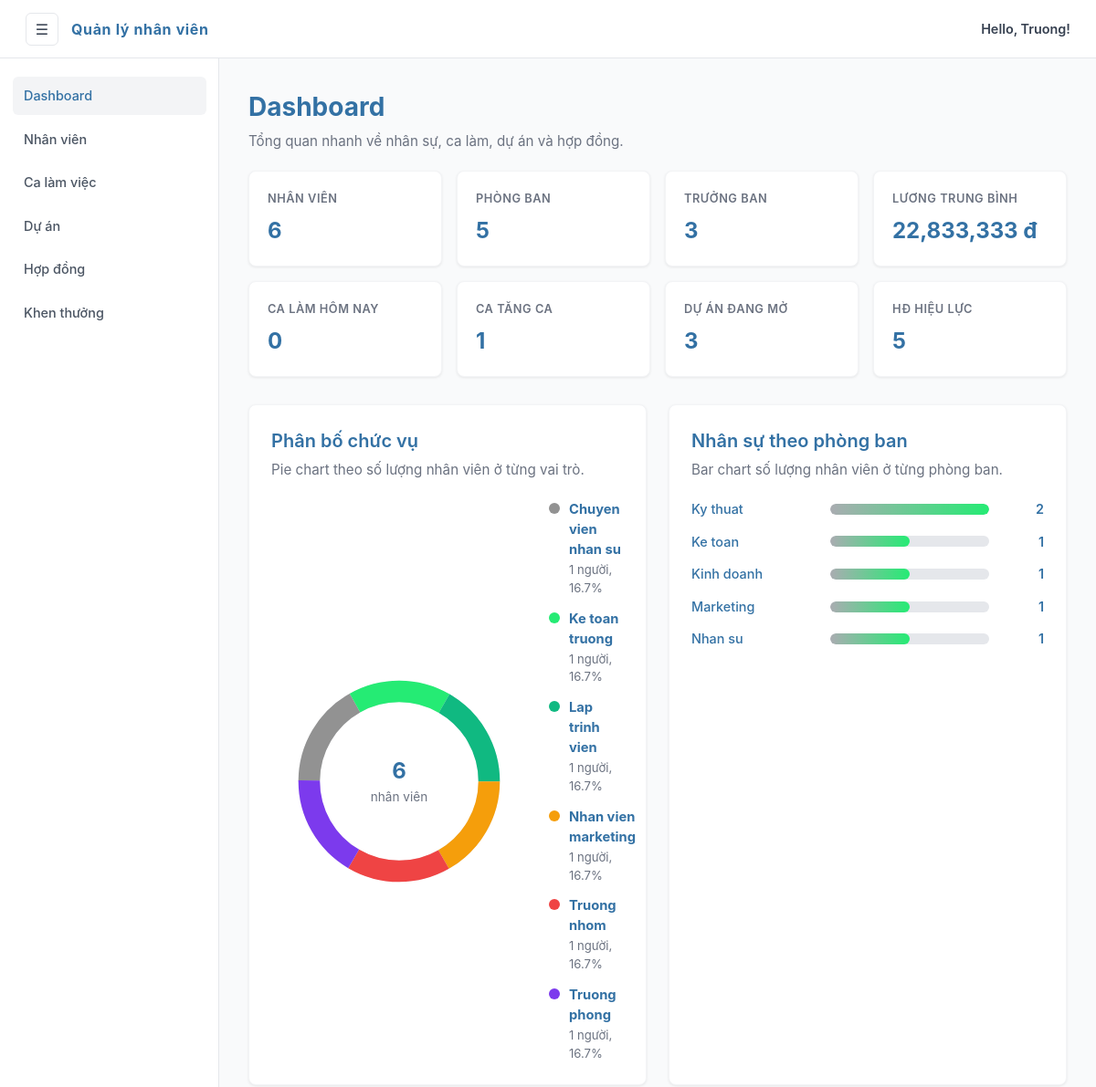
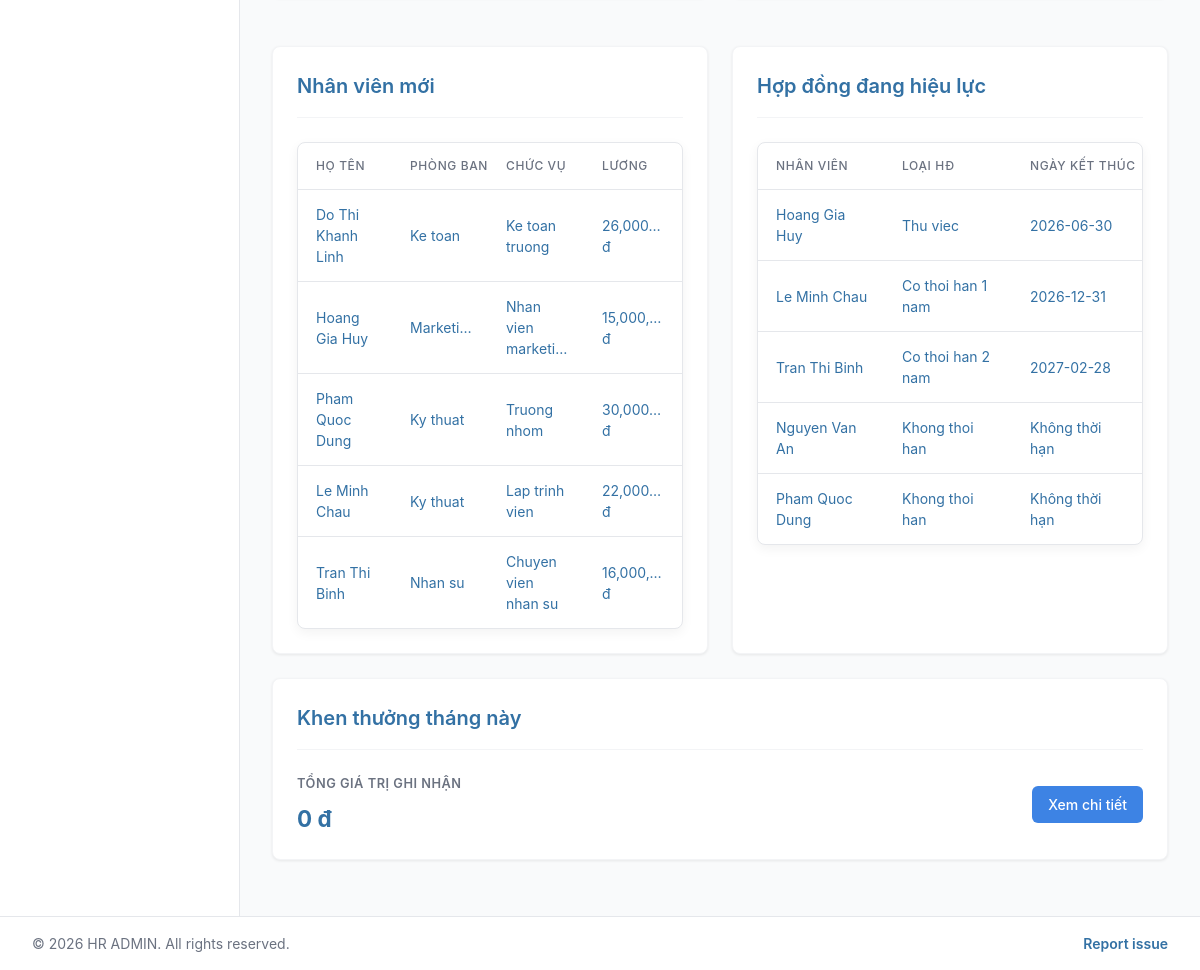
/php-web/index.php, run on the app's committed database (2 pictures, top to bottom).
### tables this page shows
CREATE TABLE IF NOT EXISTS Nhan_vien (
    id INT AUTO_INCREMENT PRIMARY KEY,
    ten VARCHAR(255) NOT NULL,
    sdt VARCHAR(15),
    email VARCHAR(255),
    dia_chi TEXT,
    ngay_sinh DATE,
    gioi_tinh VARCHAR(10),
    phong_ban VARCHAR(100),
    chuc_vu VARCHAR(100),
    truong_ban BOOLEAN DEFAULT FALSE,
    luong DECIMAL(15, 2)
);

### php-web/index.php (the view, shortened to what this page needs)
<?php
require_once __DIR__ . '/includes/database_initializer.php';
function connect_database()
{
  global $db_host, $db_username, $db_password, $db_name;
  return @new mysqli($db_host, $db_username, $db_password, $db_name);
}
function dashboard_value($mysqli, $sql, $default = 0)
{
  $result = $mysqli->query($sql);
  $row = $result->fetch_row();
  return $row ? $row[0] : $default;
}
function dashboard_distribution($mysqli, $sql)
{
  $result = $mysqli->query($sql);
  $items = [];
  while ($row = $result->fetch_assoc()) {
    $items[] = [
      'label' => $row['label'],
      'value' => (int) $row['total'],
    ];
  }
  return $items;
}
function dashboard_total($items)
{
  return array_sum(array_column($items, 'value'));
}
function dashboard_pie_segments($items)
{
  $total = dashboard_total($items);
  $palette = ['#929292ff', '#25eb74ff', '#10b981', '#f59e0b', '#ef4444', '#7c3aed', '#14b8a6', '#f97316'];
  $segments = [];
  $offset = 25;
  foreach ($items as $index => $item) {
    $size = round(($item['value'] / $total) * 100, 2);
    $segments[] = [
      'label' => $item['label'],
      'value' => $item['value'],
      'percent' => round(($item['value'] / $total) * 100, 1),
      'color' => $palette[$index % count($palette)],
      'size' => $size,
      'remainder' => round(100 - $size, 2),
      'offset' => round($offset, 2),
    ];
    $offset -= $size;
  }
  return $segments;
}
$init_error = null;
$mysqli = connect_database();
$db_error = $mysqli->connect_error;
if (!$db_error) {
  $mysqli->set_charset("utf8");
}
$stats = [];
$recent_employees = [];
$active_contracts = [];
$role_distribution = [];
$department_distribution = [];
if (!$db_error) {
  $stats = [
    'employees' => dashboard_value($mysqli, "SELECT COUNT(*) FROM Nhan_vien"),
    'departments' => dashboard_value($mysqli, "SELECT COUNT(DISTINCT phong_ban) FROM Nhan_vien WHERE phong_ban IS NOT NULL AND phong_ban <> ''"),
    'team_leads' => dashboard_value($mysqli, "SELECT COUNT(*) FROM Nhan_vien WHERE truong_ban = 1"),
    'avg_salary' => dashboard_value($mysqli, "SELECT AVG(luong) FROM Nhan_vien"),
    'today_shifts' => dashboard_value($mysqli, "SELECT COUNT(*) FROM Ca_lam WHERE ngay_lam = CURDATE()"),
    'overtime_shifts' => dashboard_value($mysqli, "SELECT COUNT(*) FROM Ca_lam WHERE tang_ca = 1"),
    'active_projects' => dashboard_value($mysqli, "SELECT COUNT(*) FROM Du_an WHERE ngay_ket_thuc IS NULL OR ngay_ket_thuc >= CURDATE()"),
    'active_contracts' => dashboard_value($mysqli, "SELECT COUNT(*) FROM Hop_dong_lao_dong WHERE trang_thai = 'Đang hiệu lực'"),
    'monthly_awards' => dashboard_value($mysqli, "SELECT COALESCE(SUM(so_tien), 0) FROM Danh_gia_khen_thuong WHERE MONTH(ngay_ghi_nhan) = MONTH(CURDATE()) AND YEAR(ngay_ghi_nhan) = YEAR(CURDATE())"),
  ];
  $employees_result = $mysqli->query("SELECT ten, phong_ban, chuc_vu, luong FROM Nhan_vien ORDER BY id DESC LIMIT 5");
  if ($employees_result) {
    $recent_employees = $employees_result->fetch_all(MYSQLI_ASSOC);
  }
  $contracts_result = $mysqli->query(
    "SELECT Hop_dong_lao_dong.loai_hop_dong, Hop_dong_lao_dong.ngay_ket_thuc, Nhan_vien.ten
     FROM Hop_dong_lao_dong
     JOIN Nhan_vien ON Hop_dong_lao_dong.id_nhan_vien = Nhan_vien.id
     WHERE Hop_dong_lao_dong.trang_thai = 'Đang hiệu lực'
     ORDER BY Hop_dong_lao_dong.ngay_ket_thuc IS NULL, Hop_dong_lao_dong.ngay_ket_thuc ASC
     LIMIT 5"
  );
  if ($contracts_result) {
    $active_contracts = $contracts_result->fetch_all(MYSQLI_ASSOC);
  }
  $role_distribution = dashboard_distribution(
    $mysqli,
    "SELECT COALESCE(NULLIF(TRIM(chuc_vu), ''), 'Chưa có chức vụ') AS label, COUNT(*) AS total
     FROM Nhan_vien
     GROUP BY label
     ORDER BY total DESC, label ASC"
  );
  $department_distribution = dashboard_distribution(
    $mysqli,
    "SELECT COALESCE(NULLIF(TRIM(phong_ban), ''), 'Chưa có phòng ban') AS label, COUNT(*) AS total
     FROM Nhan_vien
     GROUP BY label
     ORDER BY total DESC, label ASC"
  );
}
$role_segments = dashboard_pie_segments($role_distribution);
$role_total = dashboard_total($role_distribution);
$department_max = $department_distribution ? max(array_column($department_distribution, 'value')) : 0;
include __DIR__ . '/includes/header.php';
?>
<?php if ($db_error): ?>
  <div class="card">
    <h2>Chưa kết nối được cơ sở dữ liệu</h2>
    <p class="muted">
      <?= htmlspecialchars($init_error ?: $db_error) ?>
    </p>
  </div>
<?php else: ?>
  <div class="page-heading">
    <div>
      <h1>Dashboard</h1>
      <p>Tổng quan nhanh về nhân sự, ca làm, dự án và hợp đồng.</p>
    </div>
  </div>
  <div class="stats-grid">
    <div class="metric-card">
      <span>Nhân viên</span>
      <strong><?= number_format($stats['employees']) ?></strong>
    </div>
    <div class="metric-card">
      <span>Phòng ban</span>
      <strong><?= number_format($stats['departments']) ?></strong>
    </div>
    <div class="metric-card">
      <span>Trưởng ban</span>
      <strong><?= number_format($stats['team_leads']) ?></strong>
    </div>
    <div class="metric-card">
      <span>Lương trung bình</span>
      <strong><?= number_format((float) $stats['avg_salary']) ?> đ</strong>
    </div>
    <div class="metric-card">
      <span>Ca làm hôm nay</span>
      <strong><?= number_format($stats['today_shifts']) ?></strong>
    </div>
    <div class="metric-card">
      <span>Ca tăng ca</span>
      <strong><?= number_format($stats['overtime_shifts']) ?></strong>
    </div>
    <div class="metric-card">
      <span>Dự án đang mở</span>
      <strong><?= number_format($stats['active_projects']) ?></strong>
    </div>
    <div class="metric-card">
      <span>HĐ hiệu lực</span>
      <strong><?= number_format($stats['active_contracts']) ?></strong>
    </div>
  </div>
  <div class="chart-grid">
    <section class="card">
      <div class="card-header">
        <div>
          <h3>Phân bố chức vụ</h3>
          <p class="muted">Pie chart theo số lượng nhân viên ở từng vai trò.</p>
        </div>
      </div>
      <?php if ($role_segments): ?>
        <div class="pie-chart-layout">
          <div class="donut-chart-wrap">
            <svg viewBox="0 0 42 42" class="donut-chart" aria-label="Biểu đồ phân bố chức vụ">
              <circle cx="21" cy="21" r="15.915" class="donut-track"></circle>
              <?php foreach ($role_segments as $segment): ?>
                <circle cx="21" cy="21" r="15.915" class="donut-segment" stroke="<?= htmlspecialchars($segment['color']) ?>"
                  stroke-dasharray="<?= htmlspecialchars((string) $segment['size']) ?> <?= htmlspecialchars((string) $segment['remainder']) ?>"
                  stroke-dashoffset="<?= htmlspecialchars((string) $segment['offset']) ?>"></circle>
              <?php endforeach; ?>
            </svg>
            <div class="donut-center">
              <strong><?= number_format($role_total) ?></strong>
              <span>nhân viên</span>
            </div>
          </div>
          <div class="chart-legend">
            <?php foreach ($role_segments as $segment): ?>
              <div class="legend-item">
                <span class="legend-swatch" style="background-color: <?= htmlspecialchars($segment['color']) ?>;"></span>
                <div class="legend-copy">
                  <strong><?= htmlspecialchars($segment['label']) ?></strong>
                  <span><?= number_format($segment['value']) ?> người,
                    <?= rtrim(rtrim(number_format($segment['percent'], 1), '0'), '.') ?>%</span>
                </div>
              </div>
            <?php endforeach; ?>
          </div>
        </div>
      <?php else: ?>
        <div class="chart-empty">Chưa có dữ liệu chức vụ để hiển thị.</div>
      <?php endif; ?>
    </section>
    <section class="card">
      <div class="card-header">
        <div>
          <h3>Nhân sự theo phòng ban</h3>
          <p class="muted">Bar chart số lượng nhân viên ở từng phòng ban.</p>
        </div>
      </div>
      <?php if ($department_distribution): ?>
        <div class="bar-chart">
          <?php foreach ($department_distribution as $department_item): ?>
            <?php
            $width = $department_max > 0 ? ($department_item['value'] / $department_max) * 100 : 0;
            ?>
            <div class="bar-row">
              <div class="bar-label"><?= htmlspecialchars($department_item['label']) ?></div>
              <div class="bar-track">
                <div class="bar-fill" style="width: <?= htmlspecialchars(number_format($width, 2, '.', '')) ?>%;"></div>
              </div>
              <div class="bar-value"><?= number_format($department_item['value']) ?></div>
            </div>
          <?php endforeach; ?>
        </div>
      <?php else: ?>
        <div class="chart-empty">Chưa có dữ liệu phòng ban để hiển thị.</div>
      <?php endif; ?>
    </section>
  </div>
  <div class="dashboard-grid">
    <div class="card">
      <h3>Nhân viên mới</h3>
      <div class="table-container">
        <table>
          <thead>
            <tr>
              <th>Họ tên</th>
              <th>Phòng ban</th>
              <th>Chức vụ</th>
              <th>Lương</th>
            </tr>
          </thead>
          <tbody>
            <?php foreach ($recent_employees as $employee): ?>
              <tr>
                <td><?= htmlspecialchars($employee['ten']) ?></td>
                <td><?= htmlspecialchars($employee['phong_ban'] ?: 'Chưa có') ?></td>
                <td><?= htmlspecialchars($employee['chuc_vu'] ?: 'Chưa có') ?></td>
                <td><?= number_format((float) $employee['luong']) ?> đ</td>
              </tr>
            <?php endforeach; ?>
          </tbody>
        </table>
      </div>
    </div>
    <div class="card">
      <h3>Hợp đồng đang hiệu lực</h3>
      <div class="table-container">
        <table>
          <thead>
            <tr>
              <th>Nhân viên</th>
              <th>Loại HĐ</th>
              <th>Ngày kết thúc</th>
            </tr>
          </thead>
          <tbody>
            <?php foreach ($active_contracts as $contract): ?>
              <tr>
                <td><?= htmlspecialchars($contract['ten']) ?></td>
                <td><?= htmlspecialchars($contract['loai_hop_dong']) ?></td>
                <td><?= htmlspecialchars($contract['ngay_ket_thuc'] ?: 'Không thời hạn') ?></td>
              </tr>
            <?php endforeach; ?>
          </tbody>
        </table>
      </div>
    </div>
  </div>
  <div class="card">
    <h3>Khen thưởng tháng này</h3>
    <div class="summary-row">
      <div>
        <span class="summary-label">Tổng giá trị ghi nhận</span>
        <strong><?= number_format((float) $stats['monthly_awards']) ?> đ</strong>
      </div>
      <a href="<?= htmlspecialchars($nav_prefix) ?>khen_thuong/index.php" class="btn btn-primary">Xem chi tiết</a>
    </div>
  </div>
<?php endif; ?>
<?php include __DIR__ . '/includes/footer.php'; ?>

### data on the page
nhan_vien: ten "Do Thi Khanh Linh", phong_ban "Ke toan", chuc_vu "Ke toan truong", luong "26,000…"
nhan_vien: ten "Hoang Gia Huy", phong_ban "Marketi…", chuc_vu "Nhan vien marketi…", luong "15,000,…"
nhan_vien: ten "Pham Quoc Dung", phong_ban "Ky thuat", chuc_vu "Truong nhom", luong "30,000…"
nhan_vien: ten "Le Minh Chau", phong_ban "Ky thuat", chuc_vu "Lap trinh vien", luong "22,000…"
nhan_vien: ten "Tran Thi Binh", phong_ban "Nhan su", chuc_vu "Chuyen vien nhan su", luong "16,000,…"

### other printed values
$item['label'] "Dashboard"
$item['label'] "Nhân viên"
$item['label'] "Ca làm việc"
$item['label'] "Dự án"
$item['label'] "Hợp đồng"
$item['label'] "Khen thưởng"
$stats['employees'] "6"
$stats['departments'] "5"
$stats['team_leads'] "3"
$stats['avg_salary'] "22,833,333"
$stats['today_shifts'] "0"
$stats['overtime_shifts'] "1"
$stats['active_projects'] "3"
$stats['active_contracts'] "5"
$role_total "6"
